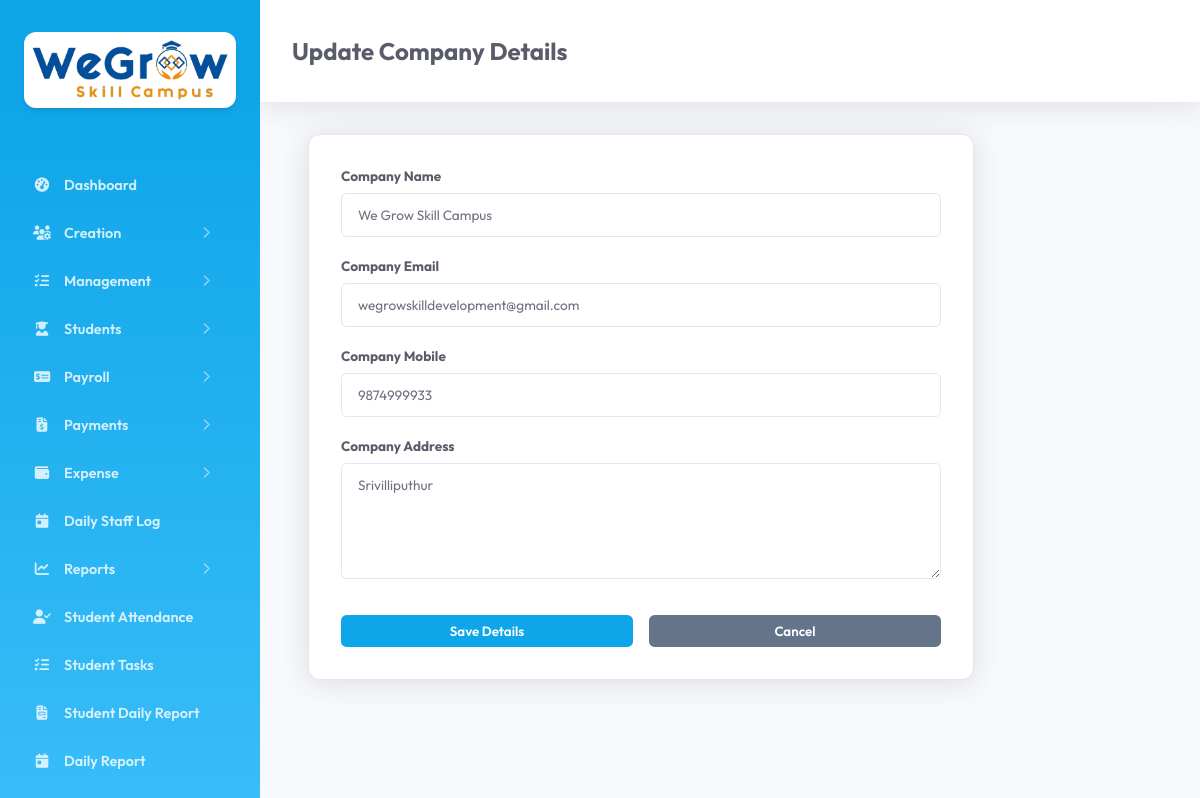
The app's page /edit_company.php (signed in), older data.
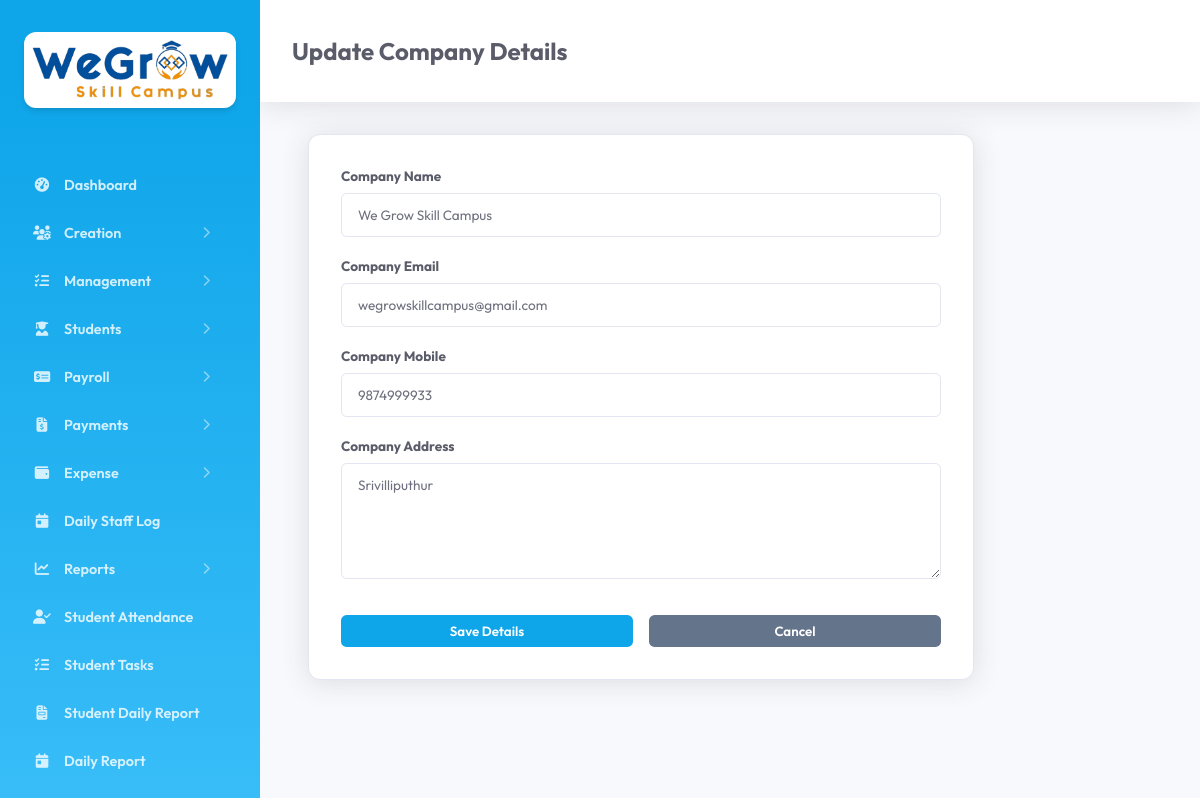
The same page, newer data.
### tables this page shows
CREATE TABLE `tc_company` (
  `id` int(11) NOT NULL AUTO_INCREMENT,
  `created_date_time` datetime DEFAULT NULL,
  `updated_date_time` datetime DEFAULT NULL,
  `company_id` mediumtext DEFAULT NULL,
  `company_name` mediumtext DEFAULT NULL,
  `company_email` mediumtext DEFAULT NULL,
  `company_mobile` mediumtext DEFAULT NULL,
  `company_address` mediumtext DEFAULT NULL,
  `deleted` int(11) NOT NULL DEFAULT 0,
  `gst` mediumtext DEFAULT NULL,
  `branch` mediumtext DEFAULT NULL,
  `logo_image` mediumtext DEFAULT NULL,
  `company_details` longtext DEFAULT NULL,
  PRIMARY KEY (`id`)
);

### main/label.php (called while the page is built, shortened)
<?php
    $modules = [
        'dashboard' => 'Dashboard',
        'company' => 'Company Details',
        'roles' => 'Role Management',
        'users' => 'User Management',
        'staff' => 'Staff Management',
        'course' => 'Courses',
        'course_closure' => 'Course Closure',
        'tasks' => 'Tasks',
        'event' => 'Events',
        'enrollment' => 'Training Enrollment',
        'enrollment_internship' => 'Internship Enrollment',
        'course_enquiry' => 'Course Enquiry',
        'attendance' => 'Attendance',
        'payroll' => 'Process Payroll',
        'receipt' => 'Receipts',
        'payment_mode' => 'Payment Modes',
        'bank' => 'Banks',
        'expense_category' => 'Expense Category',
        'expense_entry' => 'Expense Entry',
        'daily_reports' => 'Daily Staff Log',
        'report_enrollment' => 'Enrollment Report',
        'report_payroll' => 'Payroll Report',
        'report_payments' => 'Payments Report',
        'report_attendance' => 'Attendance Report',
        'report_placement' => 'Placement Report',
        'student_attendance' => 'Student Attendance',
        'student_tasks' => 'Student Tasks',
        'student_reports' => 'Student Daily Report',
        'daily_report' => 'Daily Report',
        'student_profile' => 'My Profile'
    ];
?>

### main/basic_functions.php (called while the page is built, shortened)
<?php
    include_once("label.php");
    class Basic_Functions extends Database {
        public $con;
        public function getCompanyId() {
            return $_SESSION['company_id'] ?? null;
        }
        public function getTableRecords($table, $field = '', $value = '', $orderby = 'id DESC') {
            $con = $this->con;
            $sql = "SELECT * FROM $table WHERE deleted = :deleted";
            $params = [":deleted" => 0];
            $company_id = $this->getCompanyId();
            if (!empty($field)) {
                $sql .= " AND $field = :$field";
                $params[":$field"] = $value;
            }
            $sql .= " ORDER BY $orderby";
            $stmt = $con->prepare($sql);
            $stmt->execute($params);
            return $stmt->fetchAll();
        }
    }
?>

### edit_company.php (the view, shortened to what this page needs)
<?php require_once 'common_file.php';
$company = $bf->getTableRecords($GLOBALS['company_table'], 'deleted', 0);
$comp = !empty($company) ? $company[0] : null;
?>
<!DOCTYPE html>
<html lang="en">
<head>
    <link rel="stylesheet" href="assets/css/style.css">
</head>
<body>
    <?php include 'sidebar.php'; ?>
    <div class="main-content">
        <div class="header">
            <h2><?php echo $comp ? 'Update Company Details' : 'Set Company Details'; ?></h2>
        </div>
        <div class="module-section" style="max-width: 600px;">
            <form id="companyForm">
                <div class="form-group">
                    <label>Company Name</label>
                    <input type="text" name="company_name" value="<?php echo $comp['company_name'] ?? ''; ?>" required>
                </div>
                <div class="form-group">
                    <label>Company Email</label>
                    <input type="email" name="company_email" value="<?php echo $comp['company_email'] ?? ''; ?>" required>
                </div>
                <div class="form-group">
                    <label>Company Mobile</label>
                    <input type="text" name="company_mobile" value="<?php echo $comp['company_mobile'] ?? ''; ?>" required>
                </div>
                <div class="form-group">
                    <label>Company Address</label>
                    <textarea name="company_address" rows="5"><?php echo $comp['company_address'] ?? ''; ?></textarea>
                </div>
                <div style="display: flex; gap: 1rem; margin-top: 2rem;">
                    <button type="submit" class="btn-add" style="flex: 1;">Save Details</button>
                    <button type="button" class="btn-add" style="flex: 1; background: #64748b;" onclick="window.location.href='company.php'">Cancel</button>
                </div>
            </form>
        </div>
    </div>
</body>
</html>

### sidebar.php (shortened to what this page needs)
<link rel="stylesheet" href="https://cdnjs.cloudflare.com/ajax/libs/font-awesome/6.4.0/css/all.min.css">
<div class="sidebar" id="sidebar">
    <div class="logo">
         <img src="main/images/logo.png" alt="Logo">
    </div>
    <?php
    $current_page = basename($_SERVER['PHP_SELF']);
    ?>
    <ul class="nav-links">
            <?php
        require_once 'permission_helper.php';
        $sidebar_company_id = $_SESSION['company_id'] ?? '';
        $sidebar_role_id = $_SESSION['role_id'] ?? 0;
        $urlMap = [
            'dashboard' => 'dashboard.php',
            'company' => 'company.php',
            'roles' => 'role.php',
            'users' => 'users.php',
            'staff' => 'staff.php',
            'course' => 'course.php',
            'course_closure' => 'course_closure.php',
            'tasks' => (isset($_SESSION['user_role']) && $_SESSION['user_role'] === 'student') ? 'student_tasks.php' : 'tasks.php',
            'event' => 'event.php',
            'enrollment' => 'enrollment.php',
            'enrollment_internship' => 'enrollment_internship.php',
            'course_enquiry' => 'course_enquiry.php',
            'attendance' => 'attendance.php',
            'payroll' => 'payroll.php',
            'receipt' => 'receipt.php',
            'payment_mode' => 'payment_mode.php',
            'bank' => 'bank.php',
            'expense_category' => 'expense_category.php',
            'expense_entry' => 'expense_entry.php',
            'daily_reports' => 'daily_reports.php',
            'report_enrollment' => 'report_enrollment.php',
            'report_payroll' => 'report_payroll.php',
            'report_payments' => 'report_payments.php',
            'report_attendance' => 'report_attendance.php',
            'report_placement' => 'report_placement.php',
            'student_attendance' => 'student_attendance.php',
            'student_tasks' => 'student_tasks.php',
            'student_reports' => 'student_reports.php',
            'daily_report' => 'daily_report.php',
            'student_profile' => 'student_profile.php'
        ];
        foreach ($menu_structure as $item) {
            $allowed_pages = [];
            foreach ($item['pages'] as $page_key) {
                if (checkPermission($sidebar_company_id, $sidebar_role_id, $page_key, PERMISSION_VIEW)) {
                    $allowed_pages[] = $page_key;
                }
            }
            if (!$item['dropdown']) {
                $page_key = $allowed_pages[0];
                $url = $urlMap[$page_key] ?? ($page_key . '.php');
                $isActive = ($current_page == $url) ? 'active' : '';
                ?>
                <li class="nav-item">
                    <a href="<?php echo $url; ?>" class="nav-link <?php echo $isActive; ?>">
                        <i class="<?php echo $item['icon']; ?>"></i> <span><?php echo $modules[$page_key] ?? $item['title']; ?></span>
                    </a>
                </li>
                <?php
            } else {
                $isParentActive = false;
                ?>
                <li class="nav-item">
                    <a href="javascript:void(0)" class="nav-link menu-toggle <?php echo $isParentActive ? 'parent-active open' : ''; ?>" data-target="<?php echo $item['menu_id']; ?>">
                        <span class="menu-label"><i class="<?php echo $item['icon']; ?>"></i> <?php echo $item['title']; ?></span>
                        <i class="fas fa-chevron-right arrow"></i>
                    </a>
                </li>
                <?php
            }
        }
        ?>
    </ul>
</div>

### assets/css/style.css (style rules this page uses)
:root { --primary: #0ea5e9; --primary-hover: #0284c7; --bg: #f8f9fc; --sidebar-bg: #0ea5e9; --sidebar-gradient: linear-gradient(180deg, #0ea5e9 10%, #38bdf8 100%); --card: #ffffff; --text: #5a5c69; --text-muted: #858796; --border: #e3e6f0; --sidebar-width: 260px; }
body { margin: 0; font-family: 'Outfit', sans-serif; background: var(--bg); color: var(--text); display: flex; min-height: 100vh; overflow-x: hidden; }
.sidebar { width: var(--sidebar-width); background: var(--sidebar-bg); background-image: var(--sidebar-gradient); background-size: cover; padding: 2rem 1rem; display: flex; flex-direction: column; z-index: 1100; position: sticky; top: 0; height: 100vh; flex-shrink: 0; transition: all 0.3s ease-in-out; overflow-y: auto; }
.sidebar .logo { margin-bottom: 2.5rem; padding: 0 0.5rem; display: flex; justify-content: center; align-items: center; }
.sidebar .logo img { max-width: 100%; height: auto; background: #fff; padding: 0.5rem; border-radius: 0.75rem; box-shadow: 0 4px 6px -1px rgba(0, 0, 0, 0.1), 0 2px 4px -1px rgba(0, 0, 0, 0.06); transition: transform 0.3s ease; }
.nav-links { list-style: none; padding: 0; margin: 0; flex-grow: 1; }
.nav-item { margin-bottom: 0.25rem; }
.nav-link { display: flex; align-items: center; padding: 0.75rem 1rem; color: rgba(255, 255, 255, 0.8); text-decoration: none; border-radius: 0.5rem; transition: all 0.2s; font-size: 0.9rem; font-weight: 600; }
.nav-link i { margin-right: 0.75rem; width: 1.25rem; text-align: center; }
.main-content { flex-grow: 1; padding: 2rem 3rem; min-width: 0; }
.module-section { background: var(--card); padding: 2rem; border-radius: 0.75rem; border: 1px solid var(--border); box-shadow: 0 0.15rem 1.75rem 0 rgba(58, 59, 69, 0.15); margin-bottom: 2rem; }
.btn-add, .btn-save { background: var(--primary); color: white; border: none; padding: 0.5rem 1.25rem; border-radius: 0.35rem; cursor: pointer; font-family: inherit; font-weight: 600; transition: background 0.2s; }
.form-group { margin-bottom: 1.25rem; }
.form-group label { display: block; margin-bottom: 0.5rem; color: var(--text); font-weight: 700; font-size: 0.85rem; }
.form-group input, .form-group textarea, .form-group select { width: 100%; padding: 0.75rem 1rem; background: #ffffff; border: 1px solid var(--border); border-radius: 0.35rem; color: #6e707e; box-sizing: border-box; font-family: inherit; font-size: 0.85rem; }
.header { display: flex; justify-content: space-between; align-items: center; margin-bottom: 2rem; background: #fff; padding: 1rem 2rem; margin: -2rem -3rem 2rem -3rem; box-shadow: 0 0.15rem 1.75rem 0 rgba(58, 59, 69, 0.15); }

### sidebar.php (style rules this page uses)
.sidebar { box-sizing: border-box; overflow-y: auto; }
.sidebar *, .sidebar *::before, .sidebar *::after { box-sizing: border-box; }
.sidebar .nav-links { margin-top: 1rem; display: flex; flex-direction: column; gap: 2px; }
.sidebar .nav-item { width: 100%; }
.sidebar .menu-toggle { cursor: pointer; display: flex; justify-content: space-between; align-items: center; }
.sidebar .arrow { font-size: 0.75rem; transition: transform 0.3s ease; opacity: 0.6; }
.sidebar .menu-label { flex-grow: 1; display: flex; align-items: center; }

Row changes from the older to the newer data that the page shows:
changed tc_company "We Grow Skill Campus": company_email "wegrowskilldevelopment@gmail.com" → "wegrowskillcampus@gmail.com"
